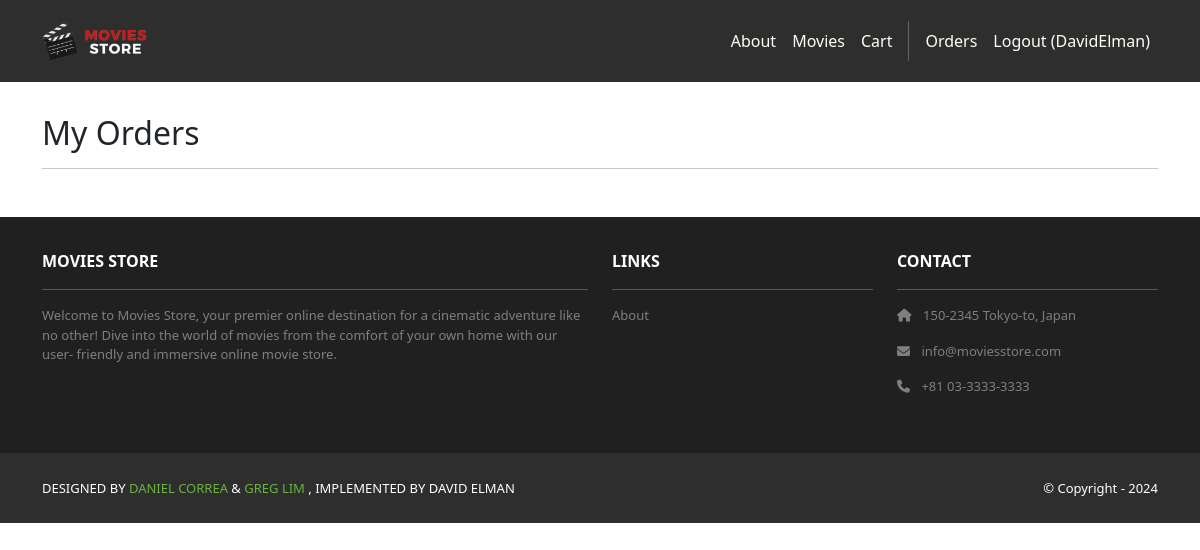
/accounts/orders (signed in), run on an earlier commit of the app's database.
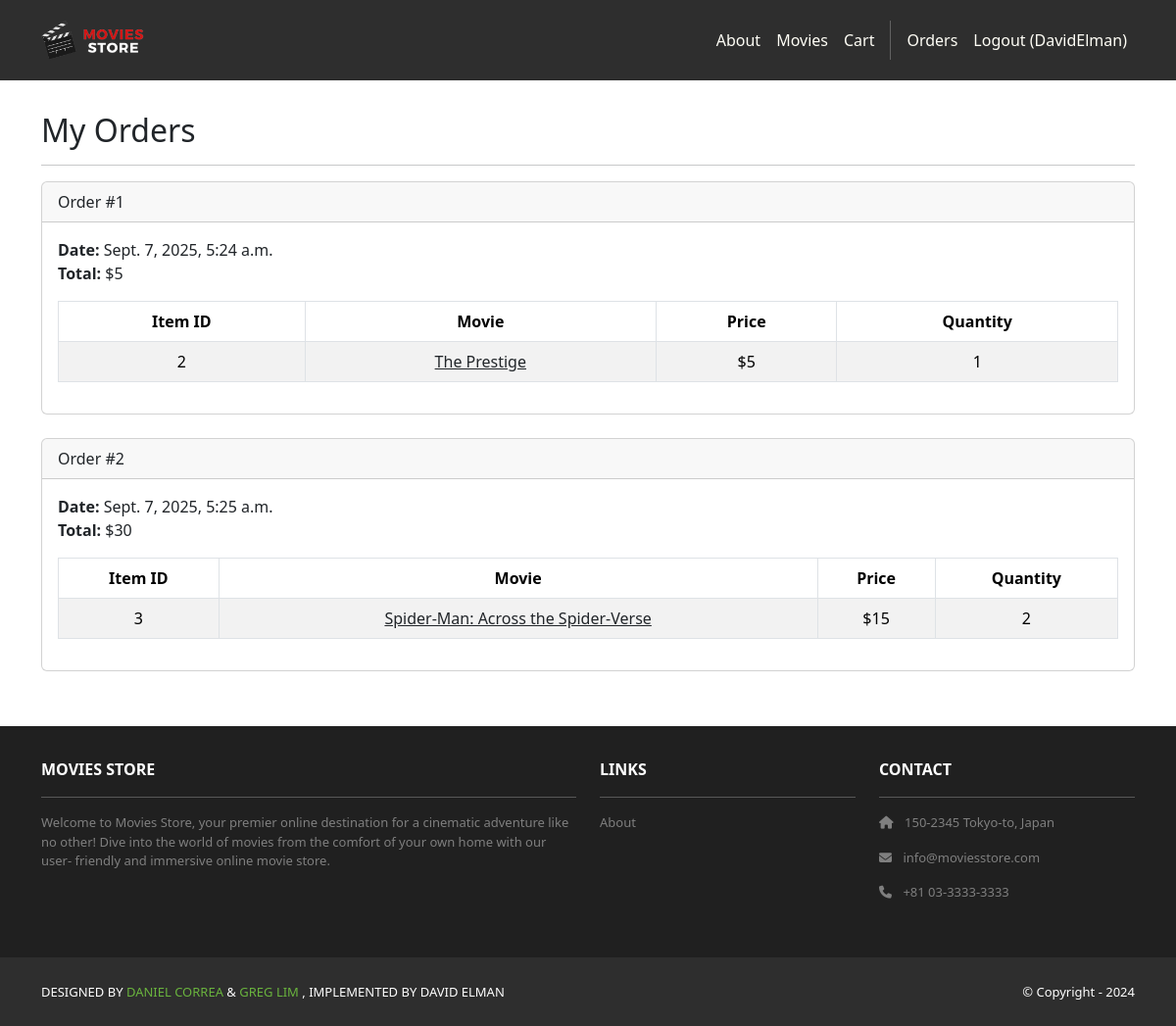
And on a later commit of the database.
### cart/models.py (models this page shows, shortened)
class Order(models.Model):
    id = models.AutoField(primary_key = True)
    total = models.IntegerField()
    date = models.DateTimeField(auto_now_add=True)
    user = models.ForeignKey(User, on_delete = models.CASCADE)

class Item(models.Model):
    id = models.AutoField(primary_key = True)
    price = models.IntegerField()
    quantity = models.IntegerField()
    order = models.ForeignKey(Order, on_delete=models.CASCADE)
    movie = models.ForeignKey(Movie, on_delete=models.CASCADE)

### movies/models.py (models this page shows, shortened)
class Movie(models.Model):
    id = models.AutoField(primary_key=True)
    name = models.CharField(max_length=255)
    price = models.IntegerField()
    description = models.TextField()
    image = models.ImageField(upload_to='movie_images/')

### accounts/views.py (the view)
# urls.py: path('orders', views.orders, name = 'accounts.orders'),
@login_required
def orders(request):
    template_data = {}
    template_data['title'] = 'Orders'
    template_data['orders'] = request.user.order_set.all()
    return render(request, 'accounts/orders.html', {'template_data' : template_data})

### accounts/templates/accounts/orders.html
{% extends 'base.html' %}
{% block content %}
<div class="p-3">
  <div class="container">
    <div class="row mt-3">
      <div class="col mx-auto mb-3">
        <h2>My Orders</h2>
        <hr />
        {% for order in template_data.orders %}
        <div class="card mb-4">
          <div class="card-header">
            Order #{{ order.id }}
          </div>
          <div class="card-body">
            <b>Date:</b> {{ order.date }}<br />
            <b>Total:</b> ${{ order.total }}<br />
            <table class="table table-bordered
              table-striped text-center mt-3">
              <thead>
                <tr>
                  <th scope="col">Item ID</th>
                  <th scope="col">Movie</th>
                  <th scope="col">Price</th>
                  <th scope="col">Quantity</th>
                </tr>
              </thead>
              <tbody>
                {% for item in order.item_set.all %}
                <tr>
                  <td>{{ item.movie.id }}</td>
                  <td>
                    <a class="link-dark"
                      href="{% url 'movies.show'
                      id=item.movie.id %}">
                      {{ item.movie.name }}
                    </a>
                  </td>
                  <td>${{ item.movie.price }}</td>
                  <td>{{ item.quantity }}</td>
                </tr>
                {% endfor %}
              </tbody>
            </table>
          </div>
        </div>
        {% endfor %}
      </div>
    </div>
  </div>
</div>
{% endblock content %}

### moviesstore/templates/base.html (shortened to what this page needs)
<!DOCTYPE html>
<html>
  {% load static %}
  <head>
    <link href= "https://cdn.jsdelivr.net/npm/bootstrap@5.3.3/dist/css/bootstrap.min.css" rel="stylesheet">
    <link rel= "stylesheet"  href="https://cdnjs.cloudflare.com/ajax/libs/font-awesome/6.1.1/css/all.min.css">
    <link rel="stylesheet" type = "text/css" href = "{% static 'css/style.css' %}" >
  </head>
  <body>
      <nav class="p-3 navbar navbar-dark bg-dark
         navbar-expand-lg">
      <div class="container">
        <a class="navbar-brand"
           href="{% url 'home.index' %}">
          <img src="{% static 'img/logo.png' %}" alt="logo"
               height="40" />
        </a>
        <div class="collapse navbar-collapse"
             id="navbarNavAltMarkup">
          <div class="navbar-nav ms-auto navbar-ml">
            <a class="nav-link"
               href="{% url 'home.about' %}">About</a>
            <a class="nav-link" href=
              "{% url 'movies.index' %}">Movies</a>
            <a class="nav-link"
              href="{% url 'cart.index' %}">Cart</a>
            {% if user.is_authenticated %}
            <a class="nav-link"
              href="{% url 'accounts.orders' %}">Orders
            </a>
            <a class="nav-link"
              href="{% url 'accounts.logout' %}">Logout ({{user.username }})</a>
            {% else %}
            <a class="nav-link"
              href="{% url 'accounts.login' %}">Login</a>
            <a class="nav-link"
              href="{% url 'accounts.signup' %}">Sign Up
            </a>
            {% endif %}
          </div>
        </div>
      </div>
    </nav>
    <div>
      {% block content %}
      {% endblock content %}
    </div>
     <section class="p-3 ms-footer d-none d-md-block">
      <div class="container">
        <div class="row mt-3 text-white">
          <div class="col-md-6 col-lg-6 col-xl-6
               mx-auto mb-4">
            <b>MOVIES STORE</b>
            <hr />
            <p>
              Welcome to Movies Store, your premier online
              destination for a cinematic adventure like no
              other! Dive into the world of movies from the
              comfort of your own home with our user-
              friendly and immersive online movie store.
            </p>
          </div>
          <div class="col-md-3 col-lg-3 col-xl-3
               mx-auto mb-4">
            <b>LINKS</b>
            <hr />
            <p><a class="nav-link"
              href="{% url 'home.about' %}">
              About
            </a></p>
          </div>
          <div class="col-md-3 col-lg-3 col-xl-3 mx-auto
               mb-4">
            <b>CONTACT</b>
            <hr />
            <p><i class="fas fa-home me-2"></i>
              150-2345 Tokyo-to, Japan
            </p>
            <p><i class="fas fa-envelope me-2"></i>
              info@moviesstore.com
            </p>
            <p><i class="fas fa-phone me-2"></i>
              +81 03-3333-3333
            </p>
          </div>
        </div>
      </div>
    </section>
    <section class="p-3 ms-footer-bottom bg-dark">
      <div class="container d-flex
           justify-content-between">
        <div class="me-5 text-white">
          <span>DESIGNED BY
            <a href="https://www.x.com/danielgarax"
            target="_blank">DANIEL CORREA</a> &
            <a href="https://www.x.com/greglim81"
            target="_blank">GREG LIM</a>
            , IMPLEMENTED BY DAVID ELMAN
          </span>
        </div>
        <div class="text-white">
          <span>© Copyright - 2024</span>
        </div>
      </div>
    </section>
  </body>
</html>

### moviesstore/static/css/style.css (style rules this page uses)
.navbar a.nav-link { color: #FFFEF6 !important; }
.bg-dark { background-color: #2E2E2E !important; }
.ms-footer { background-color: #202020; }
.ms-footer p { color: #7F7F7F; font-size: 13px; }
.ms-footer-bottom span { font-size: 13px; line-height: 38px; }
.ms-footer-bottom a { color: #6ab43e; text-decoration: none; }

What changed in the data, as far as the page shows it:
added Order: id "1", date "Sept. 7, 2025, 5:24 a.m.", total "5"
added Item: movie.id "2", movie.name "The Prestige", movie.price "5", quantity "1"
added Order: id "2", date "Sept. 7, 2025, 5:25 a.m.", total "30"
added Item: movie.id "3", movie.name "Spider-Man: Across the Spider-Verse", movie.price "15", quantity "2"
